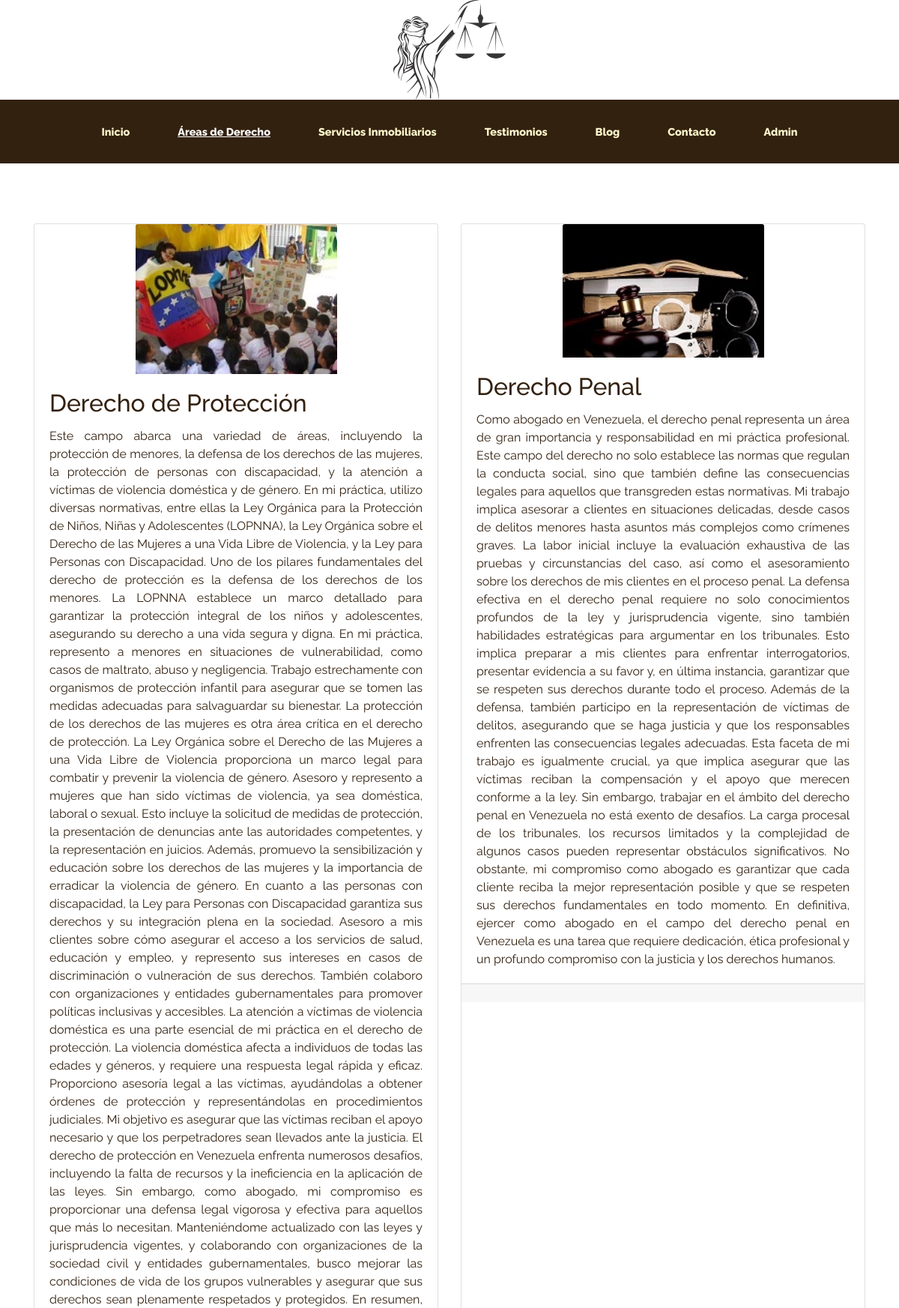
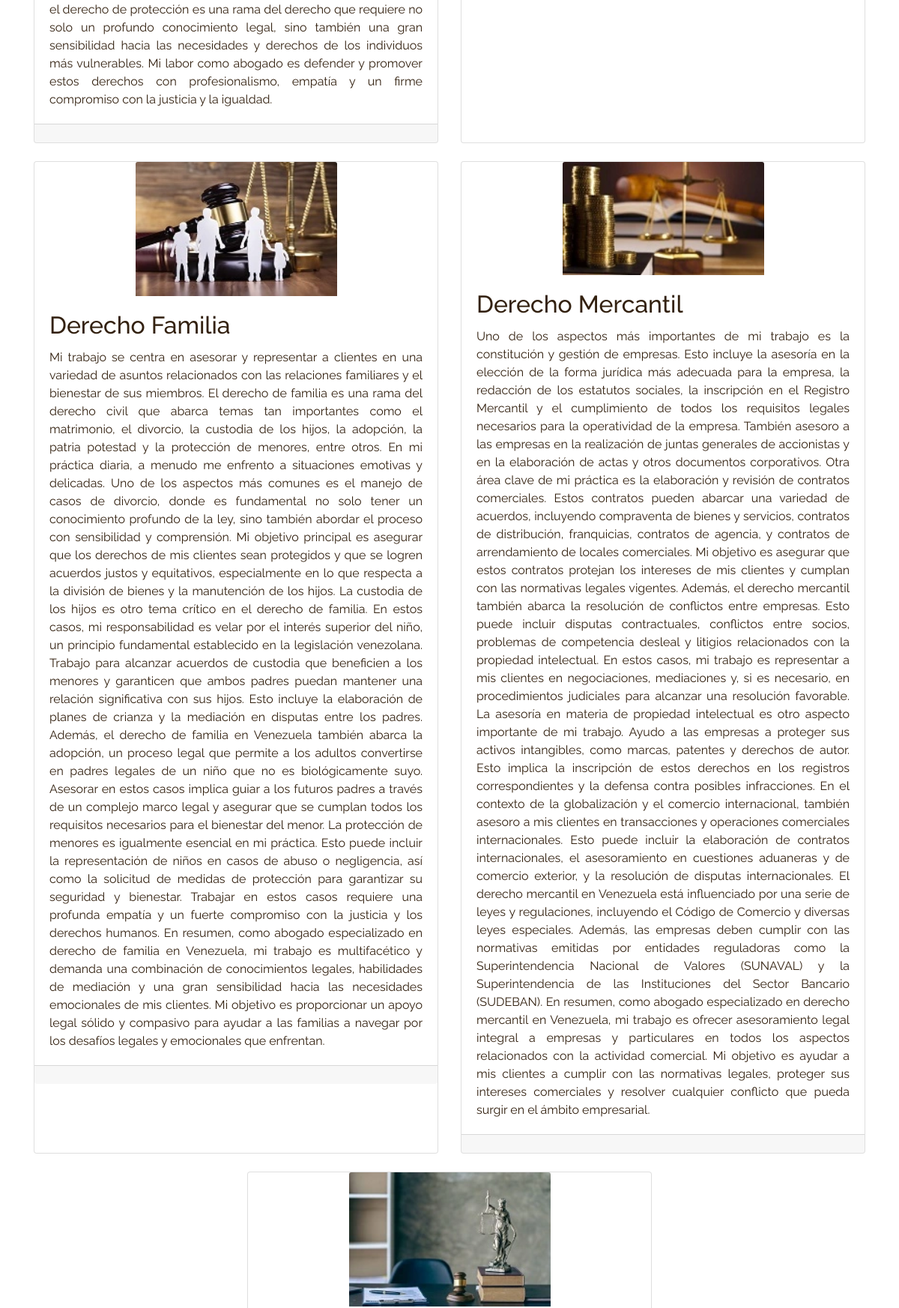
The app's page /area/ (upper part) with its own data (2 pictures, top to bottom).
### App_Area/models.py (models this page shows)
class Area(models.Model):
    titulo = models.CharField(max_length=100)
    contenido=models.TextField()
    imagen=models.ImageField(upload_to='media/area', null=True, blank=True)  #indicamos que la imagene es opcional con los ultimos argumentos
    autor=models.ForeignKey(User, on_delete=models.CASCADE) #aqui indicamos que cuando se elimine el autor, elimine todos los pots que ese autor haya creado.
    cateqorias=models.ManyToManyField(Categorias) #aqui indicamos que relaciones las categorias.
    class Meta:
        verbose_name='post'
        verbose_name_plural='posts'

### App_Area/views.py (the view)
# urls.py: path('', views.area, name='area'),
def area(request):
    posts=Area.objects.all() #aquí importamos todos los post creados
    return render(request, 'area/area.html', {'posts': posts})

### App_Area/templates/area/area.html
{% extends "base.html" %}
{%load static %}
{% block content %}
<section class="page-section">
  <div class="container">
    <div class="row justify-content-center">
      {% for post in posts %}
        <div class="col-md-16 col-lg-6 mb-4">
          <div class="card h-100">
            {% if post.imagen %}
            <div class="text-center">
              <img class="card-img-top mx-auto d.block" src="{{ post.imagen.url }}" alt="{{ post.titulo }}" style="width: 50%;">
            {% endif %}
              <div class="card-body">
                <h2 class="card-title">{{ post.titulo }}</h2>
                <p class="card-text text-justify style="width: 50%;">{{ post.contenido }}</p>
              </div>
            </div>
            <div class="card-footer text-muted">
            </div>
          </div>
        </div>
      {% endfor %}
    </div>
  </div>
</section>
{% endblock %}

### App1/static/proyectoweapp/css/gestion.css (style rules this page uses)
body { font-family: 'Lora'; background-color: #ffffff; background-size: cover; background-position: center; padding: 0; margin: 0; }
h1, h2, h3, h4, h5, h6 { font-family: 'Raleway'; color: #332110; }
p { font-family: 'Raleway'; line-height: 1.5rem; color: #332110; }
.page-section { margin-top: 5rem; margin-bottom: 5rem; }
.card-img-top { display: block; margin-left: auto; margin-right: auto; }
.text-justify { text-align: justify; }
.card-body { text-align: justify; }
.card-text { overflow: hidden; text-overflow: ellipsis; display: -webkit-box; -webkit-line-clamp: none; -webkit-box-orient: vertical; }

### App1/templates/base.html (style rules this page uses)
body { background-color: #ffffff; background-size: cover; background-position: center; padding: 0; margin: 0; }

### records on screen
Area: imagen (picture), titulo "Derecho de Protección", contenido "Este campo abarca una variedad de áreas, incluyendo la protección de menores, la defensa de los derechos de las mujeres, la protección de personas con discapacidad, y la atención a víctimas de violencia doméstica y de género. En mi práctica, utilizo diversas normativas, entre ellas la Ley Orgánica para la Protección de Niños, Niñas y Adolescentes (LOPNNA), la Ley Orgánica sobre el Derecho de las Mujeres a una Vida Libre de Violencia, y la Ley para Personas con Discapacidad. Uno de los pilares fundamentales del derecho de protección es la defensa de los derechos de los menores. La LOPNNA establece un marco detallado para garantizar la protección integral de los niños y adolescentes,…"
Area: imagen (picture), titulo "Derecho Penal", contenido "Como abogado en Venezuela, el derecho penal representa un área de gran importancia y responsabilidad en mi práctica profesional. Este campo del derecho no solo establece las normas que regulan la conducta social, sino que también define las consecuencias legales para aquellos que transgreden estas normativas. Mi trabajo implica asesorar a clientes en situaciones delicadas, desde casos de delitos menores hasta asuntos más complejos como crímenes graves. La labor inicial incluye la evaluación exhaustiva de las pruebas y circunstancias del caso, así como el asesoramiento sobre los derechos de mis clientes en el proceso penal. La defensa efectiva en el derecho penal requiere no solo…"
Area: imagen (picture), titulo "Derecho Familia", contenido "Mi trabajo se centra en asesorar y representar a clientes en una variedad de asuntos relacionados con las relaciones familiares y el bienestar de sus miembros. El derecho de familia es una rama del derecho civil que abarca temas tan importantes como el matrimonio, el divorcio, la custodia de los hijos, la adopción, la patria potestad y la protección de menores, entre otros. En mi práctica diaria, a menudo me enfrento a situaciones emotivas y delicadas. Uno de los aspectos más comunes es el manejo de casos de divorcio, donde es fundamental no solo tener un conocimiento profundo de la ley, sino también abordar el proceso con sensibilidad y comprensión. Mi objetivo principal es asegurar que…"
Area: imagen (picture), titulo "Derecho Mercantil", contenido "Uno de los aspectos más importantes de mi trabajo es la constitución y gestión de empresas. Esto incluye la asesoría en la elección de la forma jurídica más adecuada para la empresa, la redacción de los estatutos sociales, la inscripción en el Registro Mercantil y el cumplimiento de todos los requisitos legales necesarios para la operatividad de la empresa. También asesoro a las empresas en la realización de juntas generales de accionistas y en la elaboración de actas y otros documentos corporativos. Otra área clave de mi práctica es la elaboración y revisión de contratos comerciales. Estos contratos pueden abarcar una variedad de acuerdos, incluyendo compraventa de bienes y servicios,…"
Area: imagen (picture)
